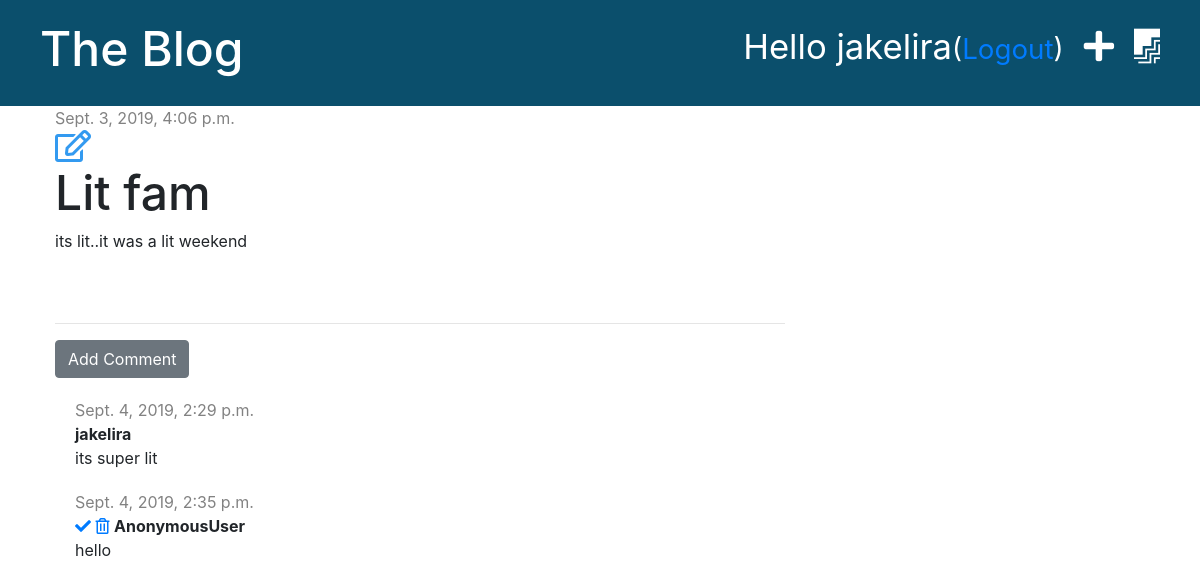
The app's page /post/4/ (signed in) with its own data.
### blog/models.py (models this page shows, shortened)
class Post(models.Model):
    author = models.ForeignKey('auth.User', on_delete=models.CASCADE)
    title = models.CharField(max_length=200)
    text = models.TextField()
    created_date = models.DateTimeField(default=timezone.now)
    published_date = models.DateTimeField(blank=True, null=True)

class Comment(models.Model):
    post = models.ForeignKey('blog.Post', on_delete=models.CASCADE, related_name='comments')
    author = models.CharField(max_length=200)
    text = models.TextField()
    created_date = models.DateTimeField(default=timezone.now)
    approved = models.BooleanField(default=False)

### blog/views.py (the view)
# urls.py: path('post/<int:pk>/', views.post_detail, name='post_detail'),
def post_detail(request, pk):
    post = get_object_or_404(Post, pk=pk)
    stuff_for_frontend = {'post': post}
    return render(request, 'blog/post_detail.html', stuff_for_frontend)

### blog/templates/blog/post_detail.html (shortened to what this page needs)
{% extends 'blog/base.html' %}
{% block content %}
  <div class="post">
    {% if post.published_date %}
      <div class="date">
        {{ post.published_date }}
      </div>
    {% else %}
      <a href="{% url 'post_publish' pk=post.pk %}" class="btn btn-primary">Publish</a>
    {% endif %}
    {% if user.is_authenticated %}
      <a href="{% url 'post_edit' pk=post.pk %}"><i class="far fa-edit fa-2x" style="color: #339af0;"></i></a>
    {% endif %}
      <h1>{{ post.title }}</h1>
      <p>{{ post.text }}</p>
  </div>
  <hr>
  <a href="{% url 'add_comment_to_post' pk=post.pk %}" class="btn btn-secondary">Add Comment</a>
  {% for comment in post.comments.all %}
    {% if user.is_authenticated or comment.approved %}
      <div class="comment">
        <div class="date">
          {{ comment.created_date }}
        </div>
        {% if not comment.approved and user.is_superuser %}
          <a href="{% url 'comment_approve' pk=comment.pk %}"><i class="fas fa-check"></i></a>
          <a href="{% url 'comment_remove' pk=comment.pk %}"><i class="far fa-trash-alt"></i></a>
        {% endif %}
        <strong>{{ comment.author }}</strong>
        <p>{{ comment.text }}</p>
      </div>
    {% endif %}
  {% empty %}
    <p>No comments yet...</p>
  {% endfor %}
{% endblock %}

### blog/templates/blog/base.html (shortened to what this page needs)
{% load staticfiles %}
<!DOCTYPE html>
<html lang="en" dir="ltr">
  <head>
    <link rel="stylesheet" href="https://stackpath.bootstrapcdn.com/bootstrap/4.3.1/css/bootstrap.min.css">
    <link rel="stylesheet" href="{% static 'css/blog.css' %}">
    <link rel="stylesheet" href="https://use.fontawesome.com/releases/v5.10.2/css/all.css">
  </head>
  <body>
    <div class="page-header">
      {% if user.is_authenticated %}
        <a href="{% url "post_draft_list" %}" class="top-menu"><i class="fab fa-firstdraft"></i></a>
        <a href="{% url "post_new" %}" class="top-menu"><i class="fas fa-plus"></i></a>
        <p class="top-menu">Hello {{ user.username }}<small>(<a href="{% url 'logout' %}">Logout</a>)</small></p>
      {% else %}
        <a href="{% url "login" %}" class="top-menu"><i class="fas fa-sign-in-alt"></i></a>
      {% endif %}
      <h1><a href="{% url "post_list" %}">The Blog</a></h1>
    </div>
    <div class="content container">
      <div class="row">
        <div class="col-md-8">
          {% block content %}
          {% endblock %}
      </div>
      </div>
    </div>
  </body>
</html>

### blog/static/css/blog.css (style rules this page uses)
.page-header { background-color: #0B4F6C; margin-top: 0; padding: 20px 20px 20px 40px; }
.page-heade h1, .page-header h1 a { color: #ffffff; font-size: 36pt; text-decoration: none; }
.content { margin-left: 40px; }
h1, h2, h3, h4 { font-size: 48px; }
.date { color: #828282; }
.post { margin-bottom: 70px; }
.top-menu { color: #ffffff; float: right; font-size: 26pt; margin-right: 20px; }
.comment { margin: 20px 0px 20px 20px; }

### records on screen
Post: published_date "Sept. 3, 2019, 4:06 p.m.", title "Lit fam", text "its lit..it was a lit weekend"
Comment: created_date "Sept. 4, 2019, 2:29 p.m.", author "jakelira", text "its super lit"
Comment: created_date "Sept. 4, 2019, 2:35 p.m.", approved False (drawn), author "AnonymousUser", text "hello"

### other values on screen
{{ user.username }} "jakelira"
